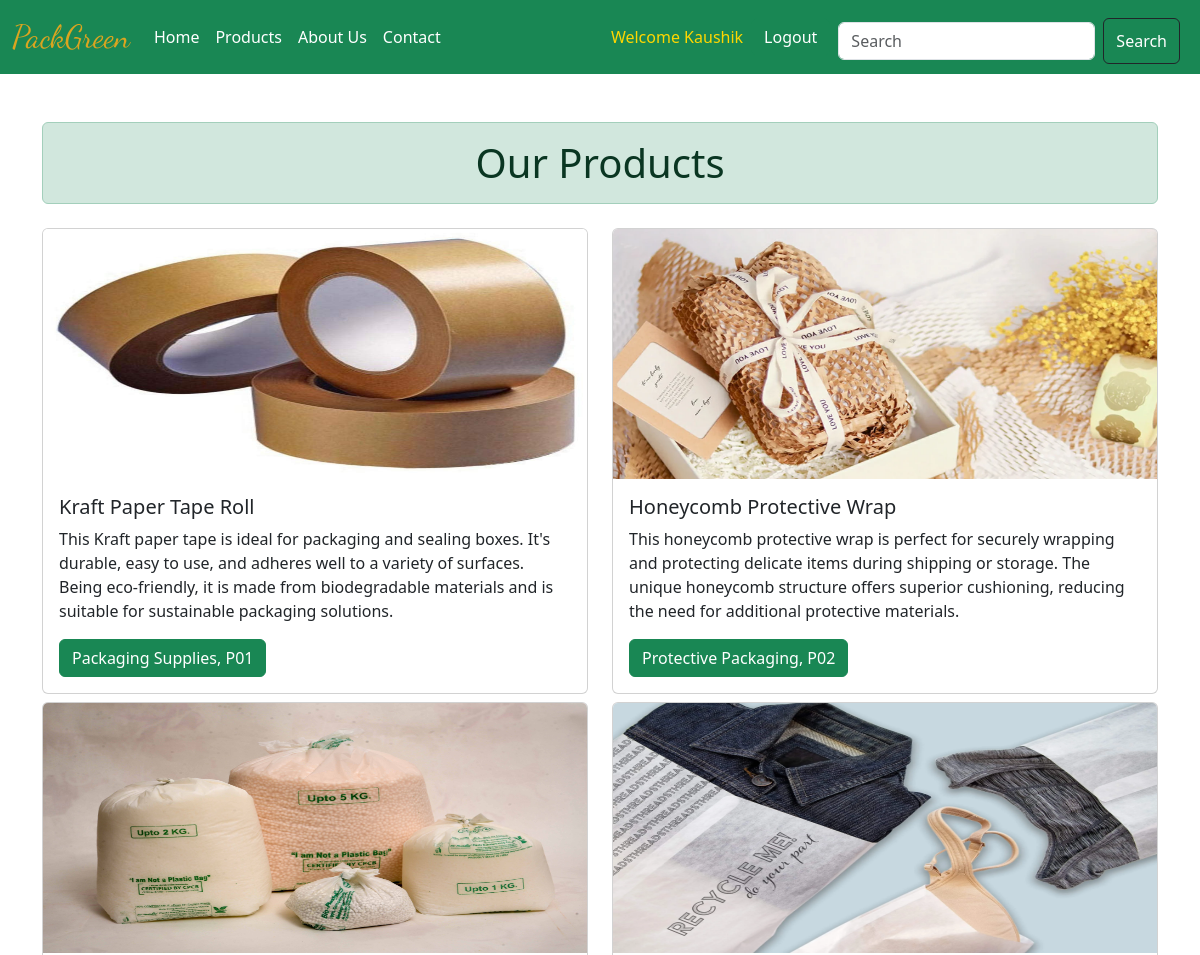
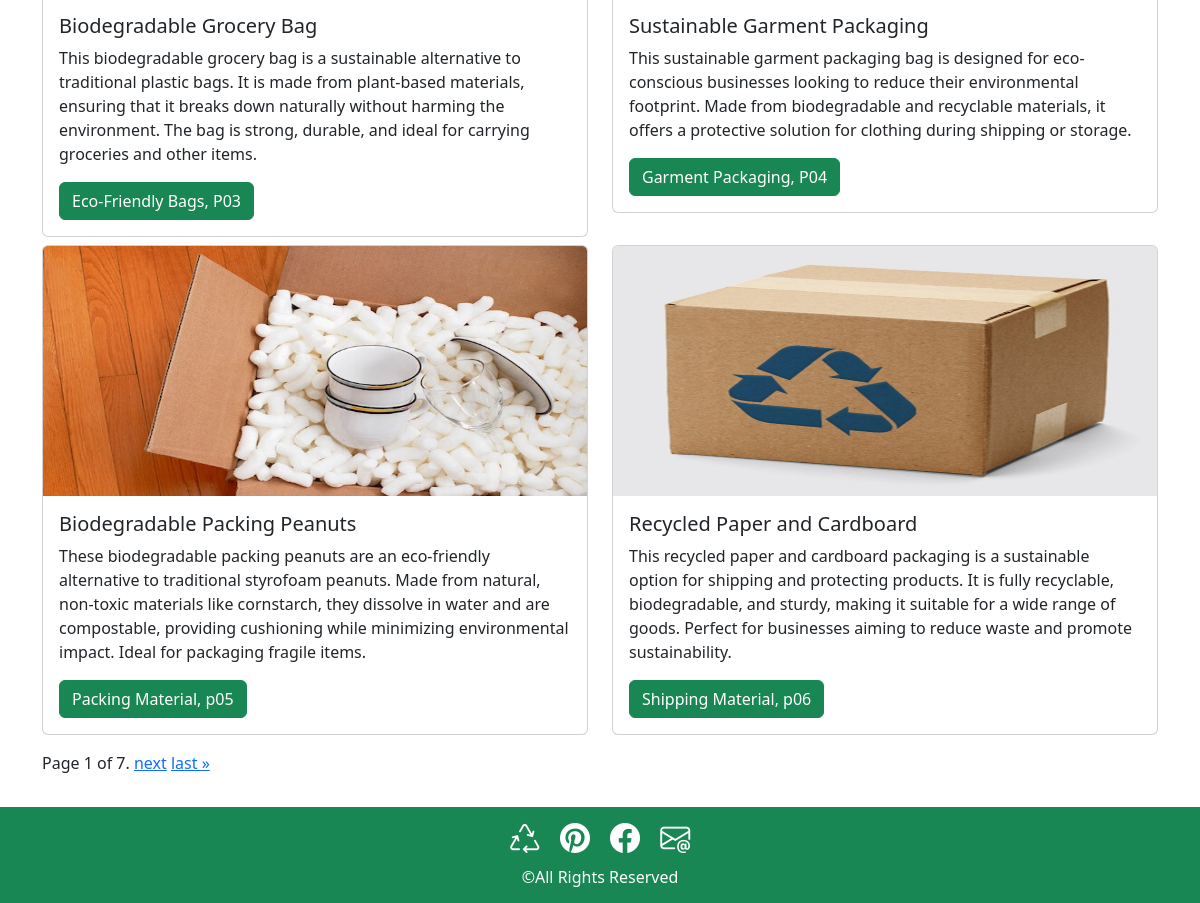
/products (signed in), run on the app's committed database (2 pictures, top to bottom).
### myapp/models.py (models this page shows, shortened)
class Product(models.Model):
    product_id = models.CharField(max_length=30 , unique = 'True')
    product_name= models.CharField(max_length=30)
    product_category= models.CharField(max_length=30)
    product_description= models.CharField(max_length=300)
    product_image= models.ImageField(upload_to=' images/')

### myapp/views.py (the view)
# urls.py: path('products', views.products, name='products'),
@login_required(login_url='login')
def products(request):
    products_list = Product.objects.all()
    paginator = Paginator(products_list,6)
    page_number = request.GET.get("page")
    page_obj = paginator.get_page(page_number)
    return render(request,'myapp/product.html', {"page_obj": page_obj})

### myapp/Templates/myapp/product.html (shortened to what this page needs)
<!DOCTYPE html>
<html lang="en">
<head>
    <link href="https://cdn.jsdelivr.net/npm/bootstrap@5.3.3/dist/css/bootstrap.min.css" rel="stylesheet">
</head>
<body>
    {% include 'myapp/navbar.html' %}
    <div class="container mt-3 py-3">
        <h1 class="alert alert-success text-center mt-3">Our Products</h1>
        <div class="row">
            {% for x in page_obj %}
                <div class="col lg-4 col-md-6 col-12">
                    <div class="card mt-2">
                    <img src="{{x.product_image.url}}" class="card-img-top" alt="..." style="max-width: 100%; max-height: 250px;">
                    <div class="card-body">
                        <h5 class="card-title">{{x.product_name}}</h5>
                        <p class="card-text">{{x.product_description}}</p>
                        <a href="#" class="btn btn-success">{{x.product_category}}, {{x.product_id}}</a>
                    </div>
                    </div>
                </div>
            {% endfor %}
        </div>
        <div class="pagination mt-2 py-2">
            <span class="step-links">
                <span class="current">
                    Page {{ page_obj.number }} of {{ page_obj.paginator.num_pages }}.
                </span>
                {% if page_obj.has_next %}
                    <a href="?page={{ page_obj.next_page_number }}">next</a>
                    <a href="?page={{ page_obj.paginator.num_pages }}">last &raquo;</a>
                {% endif %}
            </span>
        </div>
    </div>
    {% include 'myapp/footer.html' %}
</body>
</html>

### myapp/Templates/myapp/navbar.html (shortened to what this page needs)
<!DOCTYPE html>
<html lang="en">
<head>
    <link href="https://cdn.jsdelivr.net/npm/bootstrap@5.3.3/dist/css/bootstrap.min.css" rel="stylesheet">
</head>
<body>
    <nav class="navbar navbar-dark navbar-expand-lg bg-success">
        <div class="container-fluid">
          <a class="navbar-brand" href="{% url 'home'%}" style = "color:goldenrod;font-family:'Dancing Script'; font-size:xx-large;">PackGreen</a>
          <div class="collapse navbar-collapse" id="navbarSupportedContent">
            <ul class="navbar-nav me-auto mb-2 mb-lg-0">
              <li class="nav-item">
                <a class="nav-link active" aria-current="page" href="{% url 'home'%}">Home</a>
              </li>
              <li class="nav-item">
                <a class="nav-link" href="{% url 'products' %}" style = 'color:WHITE;'>Products</a>
              </li>
              <li class="nav-item">
                <a class="nav-link" href="{% url 'aboutus' %}"  style = 'color:WHITE;'>About Us</a>
              </li>
              <li class="nav-item">
                <a class="nav-link" href="{% url 'contact'%}"  style = 'color:WHITE;'>Contact</a>
              </li>
            </ul>
            {% if user.is_authenticated %}
            <p class="mt-3 px-2" style="color: gold;"> Welcome {{ user.username}}</p>
              <a class="btn btn-success" href="{% url 'logoutuser' %}">Logout</a>
            {% endif %}
            <form class="d-flex mt-2 px-2 " role="search" method="post" action="{% url 'findproduct' %}">
              <input class="form-control me-2 my-1" type="search" placeholder="Search" aria-label="Search" name="prod_search">
              <button class="btn btn-outline-dark" type="submit"  style = 'color:WHITE'>Search</button>
            </form>
          </div>
        </div>
      </nav>
</body>
</html>

### myapp/Templates/myapp/footer.html (shortened to what this page needs)
<!DOCTYPE html>
<html lang="en">
<head>
    <link href="https://cdn.jsdelivr.net/npm/bootstrap@5.3.3/dist/css/bootstrap.min.css" rel="stylesheet">
    <link rel="stylesheet" href="https://cdn.jsdelivr.net/npm/bootstrap-icons@1.11.3/font/bootstrap-icons.min.css">
</head>
<body>
    <div class="container-fluid text-center mt-2 py-2" style="background-color: #198754;">
        <div class="row">
        <span>
            <a href="https://recycle.com/"><i class="bi bi-recycle mx-2" style="color:White; font-size:30px;"></i></a>
            <a href="https://in.pinterest.com/"><i class="bi bi-pinterest mx-2" style="color:White; font-size:30px;"></i></a>
            <a href="https:www.facebook.com/"><i class="bi bi-facebook mx-2" style="color:White; font-size:30px;"></i></a>
            <a href="https:mail.google.com/"><i class="bi bi-envelope-at mx-2" style="color:White; font-size:30px;"></i></a>
        </span>
        </div>
        <div class="row mt-2">
            <h6 style="color:White">&copy;All Rights Reserved</h6>
        </div>
    </div>
</body>
</html>

### data on the page
Product: product_image (picture), product_name "Kraft Paper Tape Roll", product_description "This Kraft paper tape is ideal for packaging and sealing boxes. It's durable, easy to use, and adheres well to a variety of surfaces. Being eco-friendly, it is made from biodegradable materials and is suitable for sustainable packaging solutions.", product_category "Packaging Supplies", product_id "P01"
Product: product_image (picture), product_name "Honeycomb Protective Wrap", product_description "This honeycomb protective wrap is perfect for securely wrapping and protecting delicate items during shipping or storage. The unique honeycomb structure offers superior cushioning, reducing the need for additional protective materials.", product_category "Protective Packaging", product_id "P02"
Product: product_image (picture), product_name "Biodegradable Grocery Bag", product_description "This biodegradable grocery bag is a sustainable alternative to traditional plastic bags. It is made from plant-based materials, ensuring that it breaks down naturally without harming the environment. The bag is strong, durable, and ideal for carrying groceries and other items.", product_category "Eco-Friendly Bags", product_id "P03"
Product: product_image (picture), product_name "Sustainable Garment Packaging", product_description "This sustainable garment packaging bag is designed for eco-conscious businesses looking to reduce their environmental footprint. Made from biodegradable and recyclable materials, it offers a protective solution for clothing during shipping or storage.", product_category "Garment Packaging", product_id "P04"
Product: product_image (picture), product_name "Biodegradable Packing Peanuts", product_description "These biodegradable packing peanuts are an eco-friendly alternative to traditional styrofoam peanuts. Made from natural, non-toxic materials like cornstarch, they dissolve in water and are compostable, providing cushioning while minimizing environmental impact. Ideal for packaging fragile items.", product_category "Packing Material", product_id "p05"
Product: product_image (picture), product_name "Recycled Paper and Cardboard", product_description "This recycled paper and cardboard packaging is a sustainable option for shipping and protecting products. It is fully recyclable, biodegradable, and sturdy, making it suitable for a wide range of goods. Perfect for businesses aiming to reduce waste and promote sustainability.", product_category "Shipping Material", product_id "p06"

### other printed values
{{ user.username }} "Kaushik"
{{ page_obj.number }} "1"
{{ page_obj.paginator.num_pages }} "7"
